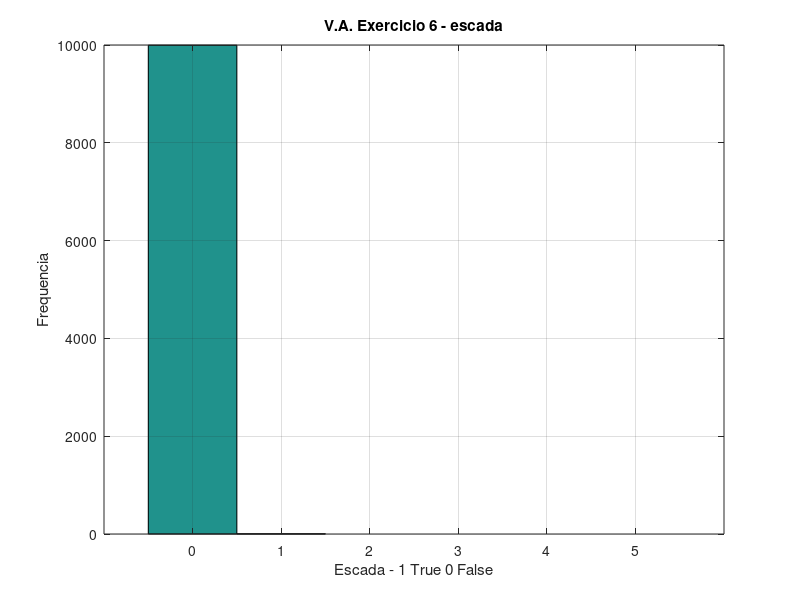

This chart was generated by the following MATLAB code:
## Copyright (C) 2021 Karoliny Oliveira Ozias Silva


#Obs.: A probabilidade de que o evento ocorra é muito baixa (52/52)*(4/51)*(4/50)=0.0063
function escada ()
  n = 10000;
  for i = 1:n 
    cartas_retiradas=0; #reseta contagem de cartas
    trinca=0;           #reseta trinca
    
    while (length(trinca)<=3)
      carta=ceil(rand()*52);          #tira uma carta
      if(!any(trinca == carta))       # Se não foi retirada ainda
        trinca=horzcat(trinca,carta); #coloca as cartas em uma matrix (1,4)
      endif
    endwhile
      
      if(trinca(3)==mod((trinca(2)+1),13) && trinca(4)==mod((trinca(3)+1),13)) # Se escada, independente do naipe
        res(i)=1;
        mod(trinca,13)
      else
        res(i)=0;
      endif
  endfor
 
  sum(res) #visualizando o numero de sequencias como a probabilidade é baixa não dá pra ver bem no histograma
  hist(res,[0:5])
  xlabel ("Escada - 1 True 0 False");
  ylabel ("Frequencia")
  title ("V.A. Exercicio 6 - escada")
  grid
endfunction
